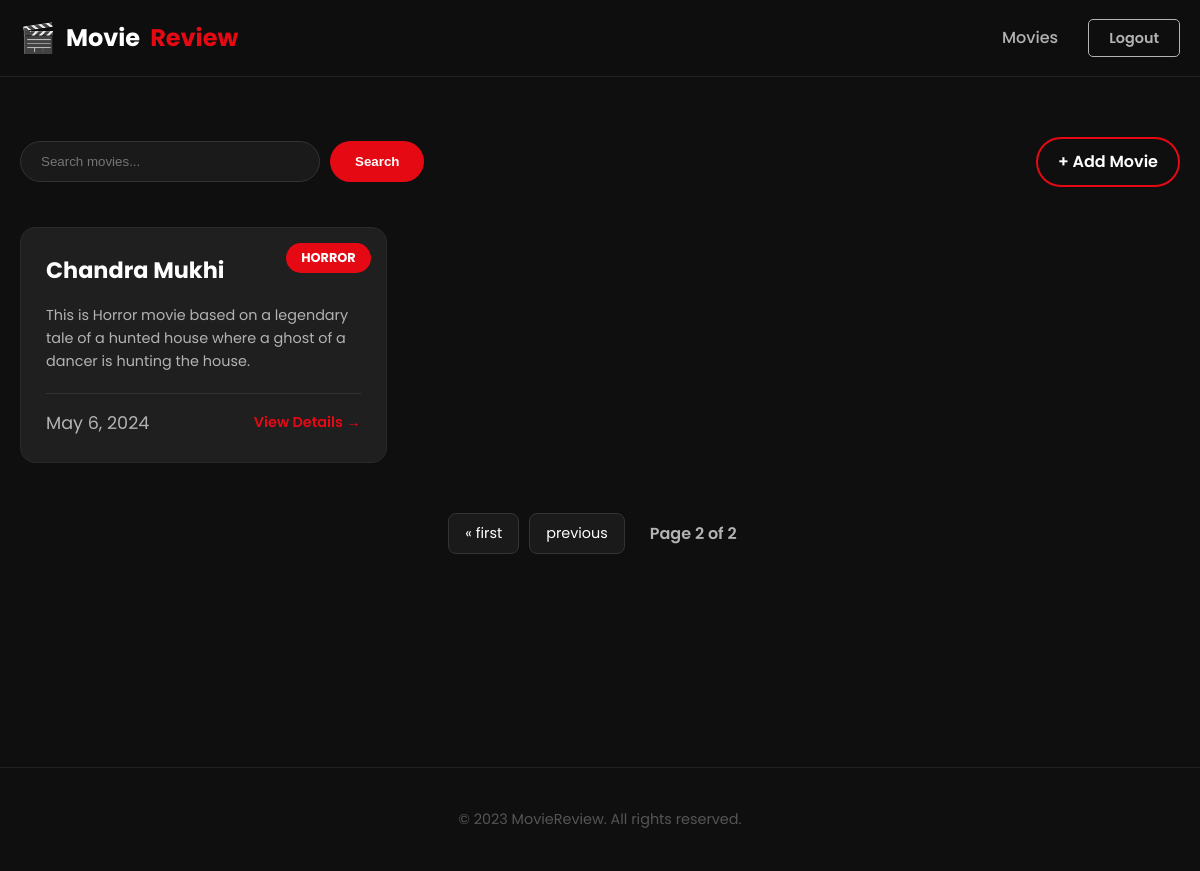
/movies?page=2&q= (signed in), run on the app's committed database.
### core/models.py (models this page shows, shortened)
class Movie(models.Model):
    title = models.CharField(max_length=100)
    description = models.TextField()
    genre = models.ForeignKey(Genre,on_delete=models.CASCADE,related_name="movies")
    released_date = models.DateField()

class Genre(models.Model):
    name = models.CharField(max_length=100,unique=True)
    def __str__(self):
        return self.name

### core/views.py (the view)
# urls.py: path("movies",movies_view,name="movies"),
def movies_view(request):
    query = request.GET.get('q')
    movies = Movie.objects.all()
    if query:
        movies = Movie.objects.filter(Q(title__icontains=query) | Q(description__icontains=query))
    p = Paginator(movies,1)
    p_number = request.GET.get('page')
    p_obj = p.get_page(p_number)
    return render(request,"main/movies.html",{"query":query,"p_obj":p_obj})

### templates/main/movies.html (shortened to what this page needs)
{% extends "base.html" %}
{% block content %}
    <div class="movies-container">
        <div class="add-movies">
            <div class="search-section">
                <form method="get" class="search-form">
                    <input type="text" name="q" id="searchbar" placeholder="Search movies..." value="{{request.GET.q}}">
                    <button type="submit">Search</button>
                </form>
            </div>
            <a href="{% url 'add_movie' %}" class="btn-add">+ Add Movie</a>
        </div>
        <div class="movies-grid">
            {% for movie in p_obj %}
                <div class="movies-card">
                    <div class="genre-badge">{{movie.genre}}</div>
                    <div class="card-body">
                        <h1>{{movie.title}}</h1>
                        <p>{{movie.description}}</p>
                        <div class="card-footer">
                            <span class="release-date">{{movie.released_date}}</span>
                            <a href="{% url 'details' movie.id %}" class="view-details">View Details →</a>
                        </div>
                    </div>
                </div>
            {% empty %}
                <div class="no-results">
                    <p>🎬 No movies found. Try a different search!</p>
                </div>
            {% endfor %}
        </div>
        <div class="pagination">
            <span class="step-links">
                {% if p_obj.has_previous %}
                    <a href="?page=1&q={{request.GET.q}}">&laquo; first</a>
                    <a href="?page={{p_obj.previous_page_number}}">previous</a>
                {% endif %}
                <span class="current">
                    Page {{p_obj.number}} of {{p_obj.paginator.num_pages}}
                </span>
            </span>
        </div>
    </div>
{% endblock %}

### static/css/styles.css (style rules this page uses)
:root { --primary-color: #e50914; --bg-color: #0f0f0f; --header-bg: rgba(15, 15, 15, 0.85); --text-main: #ffffff; --text-dim: #b3b3b3; --transition: all 0.3s ease; }
* { box-sizing: border-box; margin: 0; padding: 0; }
body { background-color: var(--bg-color); color: var(--text-main); font-family: 'Poppins', sans-serif; line-height: 1.6; }
.movies-container { max-width: 1200px; margin: 40px auto; padding: 0 20px; }
.add-movies { display: flex; justify-content: space-between; align-items: center; margin-bottom: 40px; gap: 20px; }
.search-form { display: flex; gap: 10px; }
#searchbar { padding: 12px 20px; width: 300px; border-radius: 30px; border: 1px solid #333; background: #1a1a1a; color: white; outline: none; transition: all 0.3s ease; }
.search-form button { background: var(--primary-color); color: white; border: none; padding: 10px 25px; border-radius: 30px; cursor: pointer; font-weight: 600; transition: 0.3s; }
.btn-add { background: transparent; color: white; border: 2px solid var(--primary-color); padding: 10px 20px; border-radius: 30px; text-decoration: none; font-weight: 600; transition: 0.3s; }
.movies-grid { display: grid; grid-template-columns: repeat(auto-fill, minmax(300px, 1fr)); gap: 30px; margin-bottom: 50px; }
.movies-card { background: #1f1f1f; border-radius: 15px; position: relative; overflow: hidden; transition: all 0.3s ease; border: 1px solid #2a2a2a; display: flex; flex-direction: column; }
.genre-badge { position: absolute; top: 15px; right: 15px; background: var(--primary-color); color: white; font-size: 0.7rem; font-weight: 700; padding: 4px 12px; border-radius: 20px; text-transform: uppercase; z-index: 1; }
.card-body { padding: 25px; display: flex; flex-direction: column; height: 100%; }
.movies-card h1 { font-size: 1.4rem; margin-bottom: 15px; color: white; }
.movies-card p { color: var(--text-dim); font-size: 0.9rem; line-height: 1.6; margin-bottom: 20px; flex-grow: 1; display: -webkit-box; -webkit-line-clamp: 3; -webkit-box-orient: vertical; overflow: hidden; }
.card-footer { display: flex; justify-content: space-between; align-items: center; border-top: 1px solid #333; padding-top: 15px; }
.release-date { font-size: 0.8rem; color: #777; }
.view-details { color: var(--primary-color); text-decoration: none; font-weight: 600; font-size: 0.9rem; transition: 0.3s; }
.pagination { display: flex; justify-content: center; margin-bottom: 100px; }
.step-links { display: flex; align-items: center; gap: 10px; }
.step-links a { background: #1a1a1a; color: white; text-decoration: none; padding: 8px 16px; border-radius: 8px; font-size: 0.9rem; transition: 0.3s; border: 1px solid #333; }
.current { color: var(--text-dim); font-weight: 600; padding: 0 15px; }
.genre-badge { background: var(--primary-color); color: white; padding: 5px 15px; border-radius: 20px; font-size: 0.8rem; font-weight: bold; text-transform: uppercase; }
.release-date { color: var(--text-dim); font-size: 1.1rem; }

### data on the page
Movie: genre "HORROR", title "Chandra Mukhi", description "This is Horror movie based on a legendary tale of a hunted house where a ghost of a dancer is hunting the house.", released_date "May 6, 2024"

### other printed values
{{ p_obj.number }} "2"
{{ p_obj.paginator.num_pages }} "2"
